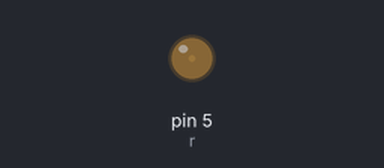
A sketch run on a simulated Arduino Uno, built with avr-gcc and run on an emulated ATmega328P. Parts: output pins drawn as LEDs (lit = HIGH).

Above: at 0.05 s.
At 0.5 s:
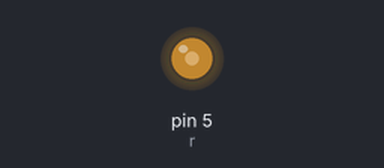
At 0.95 s:
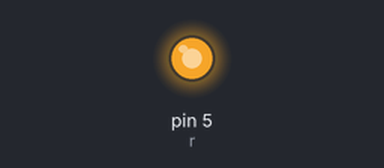
At 1.8 s:
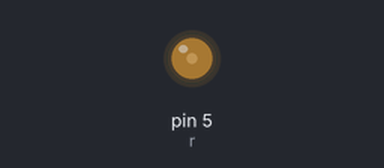
Timing chart, 0 to 4.7 s (numbered marks = the images above):
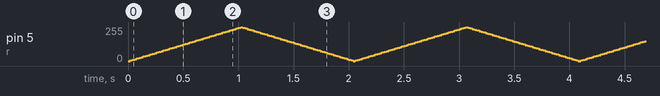

The sketch:

User_Program1_4.ino
```cpp
/*Software 1073 Arduino BoeBots
User Program
Method stubs are pre-made. add your own code to complete the challenge!

Program Task: Fade in and out the led on pin 5 using 2 for loops
Feel free to view the example program within the same folder if you need help!
*/
int r = 5;
int time = 20;

void setup(){
pinMode(r, OUTPUT);
}
void loop(){
  for(int i = 0; i < 255; i = i + 5){
    analogWrite(r, i);
    delay(time);
  }
  for(int i = 255; i > 0; i = i - 5){
    analogWrite(r, i);
    delay(time);
  }
}
```
